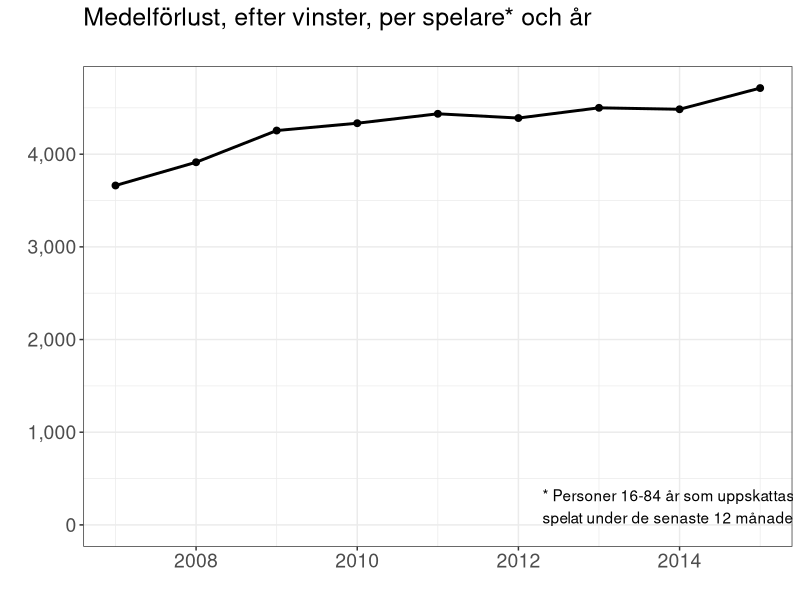

Write R code to recreate this figure.
df <- data.frame(year=c(2015, 2014, 2013, 2012, 2011, 2010, 2009, 2008, 2007),
                 netloss.M=c(21077, 20570, 20842, 20529, 20265, 19952, 19696, 18500, 17661), #http://www.lotteriinspektionen.se/sv/Om-oss/Statistik/Omsattning-och-behallning-av-spel/Testsida/,
                 p.play=c(0.58, 0.6, 0.61, 0.62, 0.61, 0.62, 0.63, 0.65, 0.67), # http://www.folkhalsomyndigheten.se/documents/statistik-uppfoljning/enkater-undersokningar/nationella-folkhalsoenkaten/resultat-2015/spelvanor-regionala-resultat-2015.xls
                 population=c(7709612, 7644548, 7592081, 7542245, 7489322, 7424838, 7347057, 7273402, 7197776)) # http://www.statistikdatabasen.scb.se/sq/10169


df$per.player <- with(df, netloss.M*1000000/(population * p.play))

library(ggplot2)
library(scales)

ggplot(df, aes(x=year, y=per.player)) +
  geom_point(size=2) +
  geom_line(size=1) +
  annotate("text", label="* Personer 16-84 år som uppskattas ha\nspelat under de senaste 12 månaderna", x=2014, y=200) +
  scale_y_continuous(label=comma, limits=c(0, max(df$per.player)))+
  labs(x="", y="", title="Medelförlust, efter vinster, per spelare* och år\n") +
  theme_bw() +
  theme(axis.text = element_text(size=14),
        plot.title = element_text(size=18))